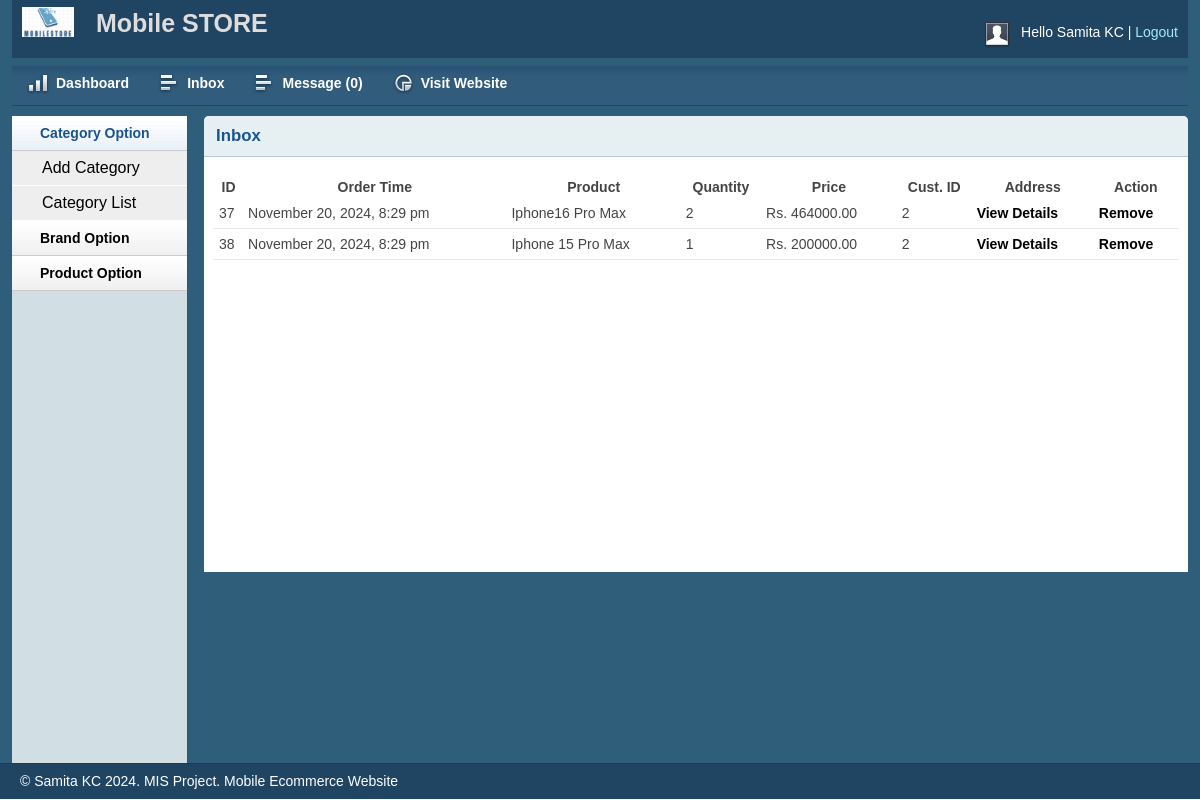
The page /admin/inbox.php (signed in) on the database as committed earlier.
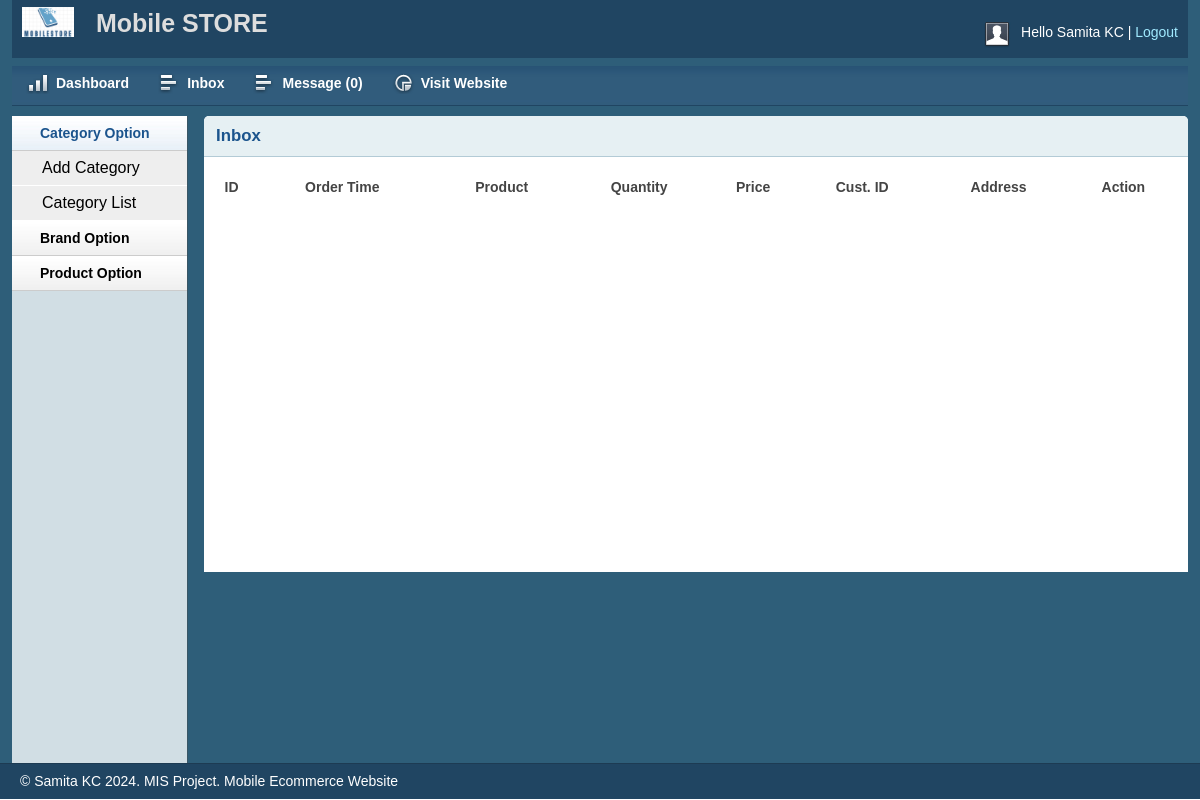
The same page on the database as committed later.
### tables this page shows
CREATE TABLE `tbl_order` (
  `id` int(11) NOT NULL,
  `cmrId` int(11) NOT NULL,
  `productId` int(11) NOT NULL,
  `productName` varchar(255) NOT NULL,
  `quantity` int(11) NOT NULL,
  `price` float(10,2) NOT NULL,
  `image` varchar(255) NOT NULL,
  `date` datetime NOT NULL DEFAULT current_timestamp(),
  `status` int(11) NOT NULL DEFAULT 0
);

### lib/Session.php (called while the page is built, shortened)
<?php
class Session{
 public static function get($key){
  if (isset($_SESSION[$key])) {
   return $_SESSION[$key];
  } else {
   return false;
  }
 }
}
?>

### lib/Database.php (called while the page is built, shortened)
<?php
Class Database{
 public $host   = DB_HOST;
 public $user   = DB_USER;
 public $pass   = DB_PASS;
 public $dbname = DB_NAME;
 public $link;
private function connectDB(){
 $this->link = new mysqli($this->host, $this->user, $this->pass,
  $this->dbname);
 }
public function select($query){
  $result = $this->link->query($query) or
   die($this->link->error.__LINE__);
  if($result->num_rows > 0){
    return $result;
  } else {
    return false;
  }
 }
}

### classess/Cart.php (called while the page is built, shortened)
<?php
class Cart {
    private $db;
    public function __construct() {
        $this->db = new Database();
    }
    public function getAllOrderProduct() {
        $query = "SELECT * FROM tbl_order ORDER BY date DESC";
        $result = $this->db->select($query);
        return $result;
    }
}
?>

### helpers/Formate.php (called while the page is built, shortened)
<?php
class Format{
 public function formatDate($date){
  return date('F j, Y, g:i a', strtotime($date));
 }
}
?>

### admin/inbox.php (the view, shortened to what this page needs)
<?php include 'inc/header.php';?>
<?php include 'inc/sidebar.php';?>
<?php
$filepath = realpath(dirname(__FILE__));
include_once ($filepath.'/../classess/Cart.php');
$ct = new Cart();
$fm = new Format();
?>
        <div class="grid_10">
            <div class="box round first grid">
                <h2>Inbox</h2>
                <div class="block">
                    <table class="data display datatable" id="example">
					<thead>
						<tr>
							<th>ID</th>
							<th>Order Time</th>
							<th>Product</th>
							<th>Quantity</th>
							<th>Price</th>
							<th>Cust. ID</th>
							<th>Address</th>
							<th>Action</th>
						</tr>
					</thead>
					<tbody>
						<?php
						$getOrder = $ct->getAllOrderProduct();
						if ($getOrder) {
							while ($result = $getOrder->fetch_assoc()) {
						  ?>
						<tr class="odd gradeX">
							<td><?php echo $result['id']; ?></td>
							<td><?php echo $fm->formatDate($result['date']); ?></td>
							<td><?php echo $result['productName']; ?></td>
							<td><?php echo $result['quantity']; ?></td>
							<td>Rs.  <?php echo $result['price']; ?></td>
							<td><?php echo $result['cmrId']; ?></td>
							<td><a href="customer.php?custId=<?php echo $result['cmrId']; ?>">View Details</a></td>
							<?php
							if ($result['status'] == '0') { ?>
							<td><a href="?shiftid=<?php echo $result['id']; ?>">Shifted</a></td>
							<?php }elseif($result['status'] == '1'){?>
								<td>Pending</td>
							<?php } else{ ?>
								<td><a href="?delproid=<?php echo $result['id']; ?>">Remove</a></td>
						<?php } ?>
						</tr>
					<?php }} ?>
					</tbody>
				</table>
               </div>
            </div>
        </div>
<?php include 'inc/footer.php';?>

### admin/inc/header.php (shortened to what this page needs)
<?php
include '../lib/Session.php';
include '../lib/Database.php';
include '../helpers/Formate.php';
?>
<?php
$db = new Database();
?>
<!DOCTYPE html>
<html>
<head>
    <link rel="stylesheet" type="text/css" href="css/reset.css" media="screen" />
    <link rel="stylesheet" type="text/css" href="css/text.css" media="screen" />
    <link rel="stylesheet" type="text/css" href="css/grid.css" media="screen" />
    <link rel="stylesheet" type="text/css" href="css/layout.css" media="screen" />
    <link rel="stylesheet" type="text/css" href="css/nav.css" media="screen" />
    <link href="css/table/demo_page.css" rel="stylesheet" type="text/css" />
</head>
<body>
    <div class="container_12">
        <div class="grid_12 header-repeat">
            <div id="branding">
                <div class="floatleft logo">
                    <img src="./img/MBLSTORE.png" alt="Logo" />
				</div>
				<div class="floatleft middle">
					<h1>Mobile STORE</h1>
				</div>
                <div class="floatright">
                    <div class="floatleft">
                        <img src="img/img-profile.jpg" alt="Profile Pic" />
                    </div>
                    <div class="floatleft marginleft10">
                        <ul class="inline-ul floatleft">
                            <li>Hello <?php echo Session::get('adminName'); ?></li>
                            <li><a href="?action=logout">Logout</a></li>
                        </ul>
                    </div>
                </div>
            </div>
        </div>
        <div class="grid_12">
            <ul class="nav main">
                <li class="ic-dashboard"><a href="dashboard.php"><span>Dashboard</span></a> </li>
				<li class="ic-grid-tables"><a href="inbox.php"><span>Inbox</span></a></li>
                <li class="ic-grid-tables"><a href="message.php"><span>Message
       <?php
        $query = "select * from tbl_contact where status='0' order by id desc";
         $msg = $db->select($query);
         if ($msg) {
            $count = mysqli_num_rows($msg);
            echo "(".$count.")";
         } else{
            echo "(0)";
         }
        ?>
                </span></a></li>
                <li class="ic-charts"><a href="../" target="_blank"><span>Visit Website</span></a></li>
            </ul>
        </div>

### admin/inc/sidebar.php (shortened to what this page needs)
<div class="grid_2">
    <div class="box sidemenu">
        <div class="block" id="section-menu">
            <ul class="section menu">
                <li><a class="menuitem">Category Option</a>
                    <ul class="submenu">
                        <li><a href="catadd.php">Add Category</a> </li>
                        <li><a href="catlist.php">Category List</a> </li>
                    </ul>
                </li>
                <li><a class="menuitem">Brand Option</a>
                </li>
                <li><a class="menuitem">Product Option</a>
                </li>
            </ul>
        </div>
    </div>
</div>

### admin/inc/footer.php (shortened to what this page needs)
    </div>
    <div id="site_info">
        <p>
         &copy; Samita KC 2024. MIS Project. Mobile Ecommerce Website
        </p>
    </div>
</body>
</html>

### admin/css/text.css (style rules this page uses)
body { font: 13px/1.5 Tahoma, Helvetica, Arial, 'Liberation Sans', FreeSans, sans-serif; }
h1 { font-size: 25px; }
h2 { font-size: 23px; }
ul { list-style: square; }
li { margin-left: 30px; }
p, dl, hr, h1, h2, h3, h4, h5, h6, ol, ul, pre, table, address, fieldset { margin-bottom: 20px; }

### admin/css/grid.css (style rules this page uses)
.container_12, .container_16 { min-height: 620px; width: 100%; }
.grid_1, .grid_2, .grid_3, .grid_4, .grid_5, .grid_6, .grid_7, .grid_8, .grid_9, .grid_10, .grid_11, .grid_12, .grid_13, .grid_14, .grid_15, .grid_16 { display: inline; float: left; margin-left: 1%; margin-right: 1%; }
.container_12 .grid_12, .container_16 .grid_16 { width: 98%; }
.container_12 .grid_2 { width: 14.666%; }
.container_12 .grid_10 { width: 81.333%; }

### admin/css/layout.css (style rules this page uses)
body { background: #fff none repeat scroll 0 0; color: #444; font-size: 14px; padding: 0; }
.floatleft { float:left; }
.logo img { margin-top: -15px; width: 52px; }
.middle { margin-left: 22px; margin-top: -14px; }
.middle h1 { color:#ddd;margin:0 }
.floatright { float:right; }
.inline-ul li { display:inline; color:#fff; }
.marginleft10 { margin-left:10px; }
a { color: #000; font-weight:bold; text-decoration: none; }
.container_12, .container_16 { background:#2E5E79; }
h1, h2, h3, h4, h5, h6 { line-height:1.2em; margin-bottom:.3em; }
h2 { margin-top:1em; }
#branding { font-weight: normal; margin-bottom: 0; padding: 22px 10px 3px; text-align: left; }
.header-repeat { background:url(../img/header-repeat.jpg) repeat-x; }
#branding a { color:#A1EAFF; font-weight:normal; }
#branding a:before { content:" | "; color:#fff; }
#branding ul, #branding ul li { margin:0px; padding:0px; }
#branding li { padding:0px 0px 0px 0px !important; }
.box { background:#fff; margin-bottom:20px; padding:10px 10px 10px 10px; margin-left:-8px; }
.box.grid { padding-bottom:40px; }
.box.round { -moz-border-radius: 5px 5px 0px 0px; -webkit-border-radius: 5px 5px 0px 0px; border-radius: 5px 5px 0px 0px; }
.box h2 { font-size:1.2em; font-weight:bold; color:#1B548D; background:#E6F0F3; margin:-10px -10px 0 -10px; padding:10px 12px; border-bottom:1px solid #B3CBD6; -moz-border-radius: 5px 5px 0px 0px; -webkit-border-radius: 5px 5px 0px 0px; border-radius: 5px 5px 0px 0px; }
.box.first { min-height: 406px; }
.block { padding-top:20px; }
.box.sidemenu { background-color:#D1DEE4; border-right:1px solid #3A5665; padding:0px; margin:0px; cursor:pointer; }
.box.sidemenu .block { padding-top:0px; margin-top:0px; }
p { margin-bottom:1em; }
ul, ol { padding-top:0; }
ul.menu { list-style:none; border-top:1px solid #bbb; }
ul.menu li { margin:0; }
ul.menu li a { display:block; padding:4px 10px; border-bottom:1px solid #ccc; }
ul.menu ul { list-style:none; margin:0; }
ul.menu ul li a { padding-left:30px; }
ul.section { border-top:0; margin-bottom:0; }
ul.section li a { background:url(../img/sidemenu-repeat.jpg) repeat-x; line-height:26px; padding-left:28px; }
ul.section li li a { background:#ddd; border-bottom:1px solid #eee; }
ul.section ul li { text-transform:none; }
ul.section ul.current li a { background: #eee none repeat scroll 0 0; border-bottom: 1px solid #fff; font-size: 16px; font-weight: normal; }
ul.section li a.current { color:#1B548D; background:url(../img/sidemenu-repeat-hover.jpg) repeat-x; }
#site_info { color:#fff; background:#204562; border-top:1px solid #1d3b53; padding-left:20px; }
#site_info p { line-height:35px; margin-bottom:0px; }
.block { padding-bottom:1px; }
table.display { margin: 0 auto; clear: both; width: 100%; }
tr.odd { height: 30px; line-height: 30px; border-bottom:1px solid #e6e6e6; }
tr.odd td, tr.even td { padding-left:5px; }

Rows that differ between the two databases and show on the page:
removed tbl_order: id "37", date "November 20, 2024, 8:29 pm", productName "Iphone16 Pro Max", quantity "2", price "464000.00", cmrId "2"
removed tbl_order: id "38", date "November 20, 2024, 8:29 pm", productName "Iphone 15 Pro Max", quantity "1", price "200000.00", cmrId "2"
